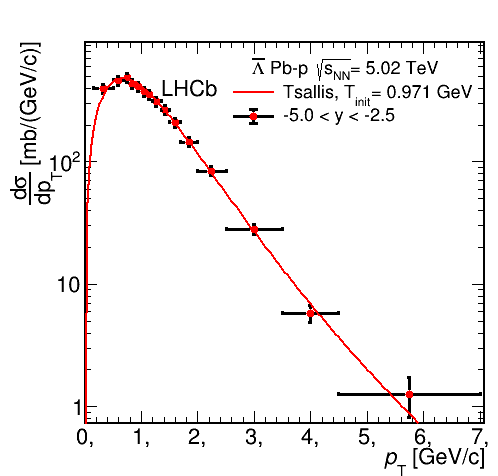

The Python source for this figure:
import sys, time
from ROOT import TMinuit
import numpy as np
import ROOT
from ROOT import TCanvas, TGraph, TPaveLabel, TLatex
from ROOT import gROOT
import matplotlib.pyplot as plt
import ctypes



DATA = 'LbPbp.txt'
Xleft, DeltaXtime2, Y1, DeltaY1 = np.loadtxt(DATA, unpack=True)
XleftReper, DeltaXtime2Reper, Y1Reper, DeltaY1Reper = np.loadtxt(DATA, unpack=True)

y1 = np.array(Y1)
ey1 = np.array(DeltaY1)
x = (Xleft + DeltaXtime2)/2
ex = (DeltaXtime2 - Xleft)/2

x.sort()

XleftReper = (Xleft + DeltaXtime2)/2
DeltaXtime2Reper = (DeltaXtime2 - Xleft)/2

i = 0
while i <= len(x)-1:
	j = 0
	while j <= len(x)-1:
		if x[i] == XleftReper[j]:
			ex[i] = DeltaXtime2Reper[j]		
			y1[i] = Y1Reper[j]
			ey1[i] =  DeltaY1Reper[j]
			j = j + 1
		else:
			j = j + 1
	i = i + 1
	
nChan = len(x)

mk = 1.11568 #GeV L, Lbar
nPar = 3
nCHAN = 200
length = 7.5

'''
#Tsallis distr
'''

def Tsallis(pT, par):
	Area, Temper, Q = par[0], par[1], par[2]
	return Area*pT*pow( (1 + (Q-1)*((mk**2 + pT**2)**(0.5) - mk)/Temper) , (-1/(Q-1)) )

#------------------------------------------------------------------------------------------------------1

def FCNchi1(npar, gin, f, par, iflag):
	global valFCN1
	yTheor = np.array([Tsallis(i, par) for i in x]) 
	indPos = y1 > 0
	arrayFCN = (  (y1[indPos] - yTheor[indPos])/ey1[indPos] )**2
	valFCN1 = np.sum(arrayFCN)
	f.value = valFCN1

'''
#MIUNIT
'''
minuit1 = ROOT.TMinuit(5)
minuit1.SetPrintLevel(1)
minuit1.SetFCN(FCNchi1)
errordef = 1.

# Chi square start parameters

minuit1.DefineParameter(0, 'Area', 2500, 1e-1, 0., 0.)
minuit1.DefineParameter(1, 'Temper', 0.21, 1e-4, 0., 0.)
minuit1.DefineParameter(2, 'Q', 1.14, 1e-3, 0., 0.)

ierflg = ctypes.c_int(0)
minuit1.mncomd("SET ERR " + str(1), ierflg)
minuit1.mncomd("SET STR 1", ierflg)
minuit1.mncomd("MIGRAD 100000 1e-8", ierflg)

NDF1 = nChan - minuit1.GetNumFreePars()
print("\nChi/NDF = ", valFCN1, '/', NDF1)

valPar1 = ctypes.c_double(0)
errPar1 = ctypes.c_double(0)
	 
parFit1 = np.zeros(5)
parErr1 = np.zeros(5)
	
for i in range(nPar):
	minuit1.GetParameter(i, valPar1, errPar1)
	parFit1[i] = valPar1.value
	parErr1[i] = errPar1.value

X1 = np.linspace(0, length, nCHAN)
dx1 = X1[1] - X1[0]
DeltaX1 = [dx1]*len(X1)
Y_1 = np.array([Tsallis(i, parFit1) for i in X1])
Ynew1 = np.array([Tsallis(i, parFit1)*i**2 for i in X1])

print('\n \n \n \n')

#------------------------------------------------------------------------------------------------------2

'''
#AREAS
'''
def findArea(x, xerr, y): # find an area under histogram
	Area = 0 
	for i in range(len(x)):
		Area = Area + 2*xerr[i]*y[i]
	return Area

#normal areas
A1 = findArea(x, ex, y1)
print('\nnormal areas 1\n',A1)

#normal areas with X
A_1 = findArea(X1, DeltaX1, Y_1)
print('normal areas with X 1\n',A_1)

# pT**2 * f(pT) areas
Anew1 = findArea(X1, DeltaX1, Ynew1)
print('pT**2 * f(pT) areas 1\n',Anew1)

'''
#T init
'''
PT21 = Anew1/A_1
Tinit1 = np.sqrt( (PT21)/2 )
print('<pT**2> 1\n',PT21)
print('T init 1\n',Tinit1)
#print('\n DATA \n',DATA, '\n \n')


#-------------------------------------------------------------------------------------------------------Error

#--------------------------------------------------------------------------------------------------1
'''
#DX
'''
pT = X1
DpT = DeltaX1

A = parFit1[0]
DA = parErr1[0]

Temper = parFit1[1]
DT = parErr1[1]

q = parFit1[2]
Dq = parErr1[2]

#print('\n\npT :', pT, '\n', 'A :', A, '\n','T :', Temper, '\n', 'q :', q, '\n') 
print('\n\nA :', A, '\n','T :', Temper, '\n', 'q :', q) 
print('DpT :', DeltaX1[0], '\n', 'Dq :', parErr1[2], '\n','DT :', parErr1[1], '\n', 'DA :',parErr1[0]) 

def dxdpT(i):
	return  2*DpT[0]*3*pT[i]**2*A*pow( (1 + (q-1)*((mk**2 + pT[i]**2)**(0.5) - mk)/Temper) , (-1/(q-1)) )     +     2*DpT[0]*pT[i]**3*A*(-1/(q-1))*pow( (1 + (q-1)*((mk**2 + pT[i]**2)**(0.5) - mk)/Temper) , (-1/(q-1) - 1) ) * ( (q-1)*(mk**2 + pT[i]**2)**(-0.5)*pT[i]/Temper )
def dxdq(i):
	return 2*DpT[0]*A*pT[i]**3 * ( np.log( 1 + (q-1)*((mk**2 + pT[i]**2)**(0.5) - mk)/Temper ) * pow( (1 + (q-1)*((mk**2 + pT[i]**2)**(0.5) - mk)/Temper) , (-1/(q-1)) ) * (((mk**2+pT[i]**2)**(0.5)-mk)/Temper)   )
def dxdT(i):
	return 2*DpT[0]*A*pT[i]**3 * (-1/(q-1)) * pow( (1 + (q-1)*((mk**2 + pT[i]**2)**(0.5) - mk)/Temper) , (-1/(q-1)-1) ) * ( - (q-1)*((mk**2 + pT[i]**2)**(0.5) - mk)/Temper**2 )
def dxdA(i):
	return 2*DpT[0]*pT[i]**3*pow( (1 + (q-1)*((mk**2 + pT[i]**2)**(0.5) - mk)/Temper) , (-1/(q-1)) )

def DX(i):
	return np.sqrt( dxdpT(i)**2*DpT[i]**2 + dxdq(i)**2*Dq**2 + dxdT(i)**2*DT**2 + dxdA(i)**2*DA**2)

'''
#ONE
'''
ONE = Anew1
N = nCHAN
DONE = 0
for i in range (0,N):
	DONE = DONE + DX(i)
print('Area 1 = ', Anew1, ' +- ', DONE)
#print('\n', 2*DeltaX1[20]*Ynew1[20], ' +- ' , DX(20))

'''
#DY
'''
def dydpT(i):
	return  2*DpT[0]*A*pow( (1 + (q-1)*((mk**2 + pT[i]**2)**(0.5) - mk)/Temper) , (-1/(q-1)) )     +     2*DpT[0]*pT[i]*A*(-1/(q-1))*pow( (1 + (q-1)*((mk**2 + pT[i]**2)**(0.5) - mk)/Temper) , (-1/(q-1) - 1) ) * ( (q-1)*(mk**2 + pT[i]**2)**(-0.5)*pT[i]/Temper )
def dydq(i):
	return 2*DpT[0]*A*pT[i]* ( np.log( 1 + (q-1)*((mk**2 + pT[i]**2)**(0.5) - mk)/Temper ) * pow( (1 + (q-1)*((mk**2 + pT[i]**2)**(0.5) - mk)/Temper) , (-1/(q-1)) ) * (((mk**2+pT[i]**2)**(0.5)-mk)/Temper)   )
def dydT(i):
	return 2*DpT[0]*A*pT[i] * (-1/(q-1)) * pow( (1 + (q-1)*((mk**2 + pT[i]**2)**(0.5) - mk)/Temper) , (-1/(q-1)-1) ) * ( - (q-1)*((mk**2 + pT[i]**2)**(0.5) - mk)/Temper**2 )
def dydA(i):
	return 2*DpT[0]*pT[i]*pow( (1 + (q-1)*((mk**2 + pT[i]**2)**(0.5) - mk)/Temper) , (-1/(q-1)) )

def DY(i):
	return np.sqrt( dydpT(i)**2*DpT[i]**2 + dydq(i)**2*Dq**2 + dydT(i)**2*DT**2 + dydA(i)**2*DA**2)

'''
#TWO
'''
TWO = A_1
DTWO = 0 
for i in range (0,N):
	DTWO = DTWO + DY(i)
print('Area 2 = ', A_1, ' +- ', DTWO)

'''
#D<pT2>
'''
DpT2 = np.sqrt( (1 / TWO)**2 * DONE**2 + (ONE / TWO**2)**2 * DTWO**2 )
print('<pT2> =', PT21,' +- ',  DpT2)

'''
#DTinit
'''
DTinit = DpT2 / np.sqrt( 2* PT21 )
print('Tinit =', Tinit1,' +- ',  DTinit )


#-------------------------------------------------------------------------------------------WRITE TO TXT

f = open("PbpLbFixedRESULTS.txt", "w")
f.write('y range	q	T GeV	Ti GeV	chi/NDF\n')
f.write('1	' + str(q) + '+-' + str(Dq) + '	' +str(Temper) + '+-' + str(DT) + '	' +str(Tinit1) + '+-' + str(DTinit) + '	' +str(valFCN1) +'/'+str(NDF1) +'\n')
f.close()



#---------------------------------------------------------------------------------------------------PLOT
c1 = TCanvas( 'c1', 'A Simple Graph Example',500, 500 )

'''
#PLOT
'''
ROOT.gStyle.SetOptStat(0)
#ROOT.gPad.SetLogy(1)
Plot1 = ROOT.TGraphErrors(nChan, x, y1, ex, ey1)
Plot1.SetMarkerStyle(20)
Plot1.SetMarkerColor(ROOT.kRed)
Plot1.SetMarkerSize(1.1)
Plot1.SetLineWidth(3)
Plot1.GetXaxis().SetTitle('#it{p}_{T} [GeV/c]')
Plot1.GetXaxis().SetTitleSize(0.05)
Plot1.GetXaxis().SetTitleOffset(1.00)
Plot1.GetXaxis().SetLabelSize(0.05)

#Plot1.GetYaxis().SetTitle(' \\frac{\partial \sigma}{ \partial p_{T}} [\\frac{mb}{GeV/c}]')
Plot1.GetYaxis().SetTitle('#frac{d#sigma}{dp_{T}} [mb/(GeV/c)]')
Plot1.GetYaxis().SetTitleSize(0.05)
Plot1.GetYaxis().SetTitleOffset(1.25)
Plot1.GetYaxis().SetLabelSize(0.05)

#Plot1.SetTitle("K_{s}^{0}, LHCb p-p #sqrt{s_{NN}}= 5.02 TeV")
#Plot1.SetTitle("K_{s}^{0} pPb #sqrt{s_{NN}}= 5.02 TeV")

#Plot1.SetTitle("#Lambda, LHCb p-p #sqrt{s_{NN}}= 5.02 TeV")
Plot1.SetTitle(" ")

#Plot1.SetTitle("#bar{#Lambda}, LHCb p-p #sqrt{s_{NN}}= 5.02 TeV")
#Plot1.SetTitle("#bar{#Lambda}, LHCb p-Pb #sqrt{s_{NN}}= 5.02 TeV")

fFit1 = ROOT.TH1F('tsallis1','Data VS Tsallis', nCHAN - 1, X1 - dx1/2.)
fFit1.SetLineColor(ROOT.kRed)
fFit1.SetLineWidth(2)
fFit1.SetLineStyle(1)

for chan in range(nCHAN):
    fFit1.SetBinContent(chan + 1 ,Y_1[chan])
    


Legend = ROOT.TLegend(0.45,0.88,0.93,0.73)
Legend.SetHeader('#bar{#Lambda} Pb-p #sqrt{s_{NN}}= 5.02 TeV', 'C')
Legend.AddEntry(fFit1,'Tsallis, T_{init}= 0.971 GeV', 'l')
Legend.AddEntry(Plot1, '-5.0 < y < -2.5', 'lep')
Legend.SetTextAlign(12)
Legend.SetTextSize(0.04)
Legend.SetFillStyle(0)
Legend.SetLineWidth(0)


Legend1 = ROOT.TLegend(0.33,0.87,0.43,0.77)
Legend1.SetHeader('LHCb', 'C')
Legend1.SetTextAlign(12)
Legend1.SetTextSize(0.05)
Legend1.SetFillStyle(0)
Legend1.SetLineWidth(0)
Legend1.SetTextFont(4)



ROOT.gPad.SetLogy(1)
ROOT.gPad.SetTicks(1,1)
ROOT.gPad.RedrawAxis()

Plot1.Draw("AP")
fFit1.Draw("SAME&l")

Legend1.Draw("SAME")
Legend.Draw("SAME")
#Legend2.Draw("SAME")
#labelLHCb.Draw("SAME")


time.sleep(60)
ROOT.gPad.Update()
c1.Update()
